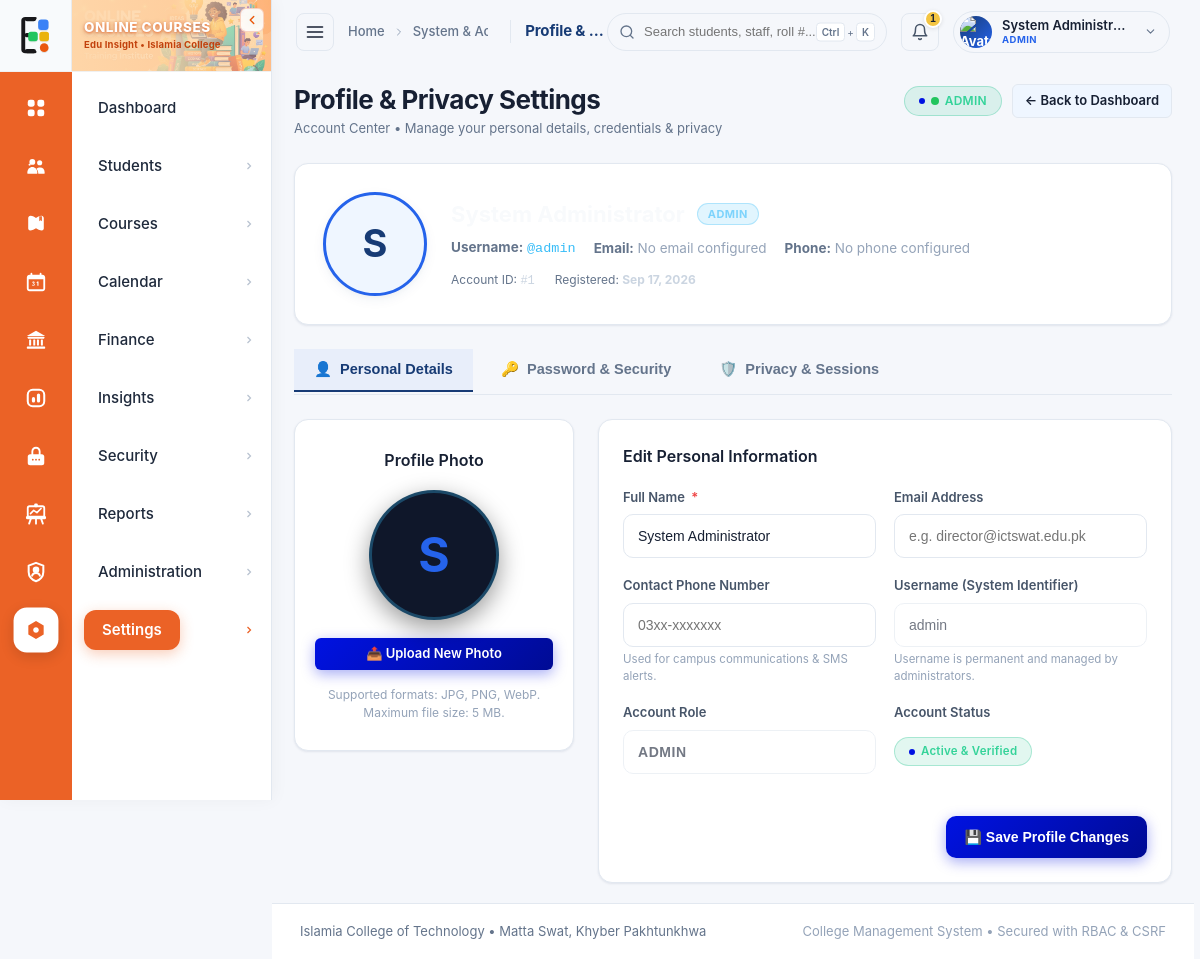
The app's page /profile.php (signed in) with its own data.
### tables this page shows
CREATE TABLE `users` (
    `email` VARCHAR(100) NULL,
    `phone` VARCHAR(30) NULL,
    `must_change_password` TINYINT(1) NOT NULL DEFAULT 0,
    `student_id` INT NULL,
    `profile_photo` VARCHAR(255) NULL,
    `privacy_hide_phone` TINYINT(1) NOT NULL DEFAULT 0,
    `privacy_hide_email` TINYINT(1) NOT NULL DEFAULT 0,
    `last_login_at` DATETIME NULL,
    `last_login_ip` VARCHAR(45) NULL,

    `id` INT AUTO_INCREMENT PRIMARY KEY,
    `username` VARCHAR(50) NOT NULL UNIQUE,
    `password_hash` VARCHAR(255) NOT NULL,
    `full_name` VARCHAR(100) NOT NULL,
    `role` ENUM('admin', 'accountant', 'registrar', 'staff') NOT NULL DEFAULT 'staff',
    `is_active` BOOLEAN NOT NULL DEFAULT TRUE,
    `created_at` TIMESTAMP DEFAULT CURRENT_TIMESTAMP,
    `updated_at` TIMESTAMP DEFAULT CURRENT_TIMESTAMP ON UPDATE CURRENT_TIMESTAMP
);

### profile.php (the view, shortened to what the rows shown need)
<?php
require_once __DIR__ . '/includes/auth.php';
$pdo = Database::getConnection();
$sessionUser = getCurrentUser();
$userId = (int)$sessionUser['id'];
$activeTab      = isset($_GET['tab']) && in_array($_GET['tab'], ['profile', 'security', 'privacy', 'appearance']) ? $_GET['tab'] : 'profile';
$stmt = $pdo->prepare("SELECT * FROM users WHERE id = ? LIMIT 1");
$stmt->execute([$userId]);
$userData = $stmt->fetch(PDO::FETCH_ASSOC);
$baseUri     = strpos($_SERVER['REQUEST_URI'], '/islamia%20college') !== false ? '/islamia%20college' : '';
$hasPhoto    = !empty($userData['profile_photo']) && file_exists(__DIR__ . '/assets/images/users/' . $userData['profile_photo']);
$photoUrl    = $hasPhoto ? $baseUri . '/assets/images/users/' . htmlspecialchars($userData['profile_photo']) : '';
$initialName = !empty($userData['full_name']) ? strtoupper(substr($userData['full_name'], 0, 1)) : 'U';
require_once __DIR__ . '/includes/header.php';
?>
<div class="page-header">
    <div>
        <h1 class="page-title">Profile &amp; Privacy Settings</h1>
    </div>
    <div style="display:flex;gap:10px;align-items:center;">
        <span class="status-badge badge-active" style="display:inline-flex;align-items:center;gap:6px;padding:6px 14px;font-size:12px;">
            <span style="display:inline-block;width:8px;height:8px;border-radius:50%;background:#22c55e;"></span>
            <?= strtoupper(htmlspecialchars($userData['role'])) ?>
        </span>
        <a href="<?= $baseUri ?>/index.php" class="btn btn-glass btn-sm">← Back to Dashboard</a>
    </div>
</div>
<div class="profile-hero">
    <div class="profile-avatar-box" id="hero-avatar-box">
        <?php if ($hasPhoto): ?>
            <img src="<?= $photoUrl ?>" alt="<?= htmlspecialchars($userData['full_name']) ?>" id="hero-avatar-img">
        <?php else: ?>
            <span class="profile-avatar-placeholder" id="hero-avatar-placeholder"><?= htmlspecialchars($initialName) ?></span>
        <?php endif; ?>
    </div>
    <div style="flex:1;min-width:240px;">
        <div style="display:flex;align-items:center;gap:12px;flex-wrap:wrap;margin-bottom:6px;">
            <h2 style="font-size:22px;font-weight:700;color:#f8fafc;margin:0;">
            </h2>
            <span style="background:rgba(56,189,248,0.15);border:1px solid rgba(56,189,248,0.3);color:#7dd3fc;padding:2px 10px;border-radius:20px;font-size:11px;font-weight:700;letter-spacing:0.04em;">
                <?= strtoupper(htmlspecialchars($userData['role'])) ?>
            </span>
        </div>
        <div style="display:flex;align-items:center;gap:18px;flex-wrap:wrap;color:#94a3b8;font-size:13.5px;margin-bottom:12px;">
            <span><strong style="color:#64748b;">Username:</strong> <code style="color:#38bdf8;font-family:monospace;">@<?= htmlspecialchars($userData['username']) ?></code></span>
            <span><strong style="color:#64748b;">Email:</strong> <?= htmlspecialchars($userData['email'] ?: 'No email configured') ?></span>
            <span><strong style="color:#64748b;">Phone:</strong> <?= htmlspecialchars($userData['phone'] ?: 'No phone configured') ?></span>
        </div>
        <div style="display:flex;align-items:center;gap:20px;flex-wrap:wrap;font-size:12px;color:#64748b;">
            <span>Account ID: <code style="color:#cbd5e1;">#<?= (int)$userData['id'] ?></code></span>
            <span>Registered: <strong style="color:#cbd5e1;"><?= date('M d, Y', strtotime($userData['created_at'])) ?></strong></span>
        </div>
    </div>
</div>
<div id="tab-pane-profile" class="tab-pane <?= $activeTab === 'profile' ? 'active' : '' ?>" style="<?= $activeTab === 'profile' ? '' : 'display:none;' ?>">
    <div class="profile-grid-main">
        <div class="glass-card" style="text-align:center;padding:28px 20px;">
            <div style="position:relative;width:130px;height:130px;margin:0 auto 18px;border-radius:50%;overflow:hidden;background:#0f172a;border:3px solid rgba(56,189,248,0.3);box-shadow:0 8px 24px rgba(0,0,0,0.4);display:flex;align-items:center;justify-content:center;" id="card-avatar-box">
                <?php if ($hasPhoto): ?>
                    <img src="<?= $photoUrl ?>" alt="Avatar" id="card-avatar-img" style="width:100%;height:100%;object-fit:cover;">
                <?php else: ?>
                    <div id="card-avatar-placeholder" style="font-size:48px;font-weight:700;color:var(--primary-light);"><?= htmlspecialchars($initialName) ?></div>
                <?php endif; ?>
            </div>
        </div>
        <div class="glass-card">
            <form method="POST" action="profile.php?tab=profile" enctype="multipart/form-data">
                <div class="profile-form-row">
                    <div class="form-group">
                        <label class="form-label">Full Name <span class="required">*</span></label>
                        <input type="text" name="full_name" class="form-control" required value="<?= htmlspecialchars($userData['full_name']) ?>" placeholder="e.g. Amin Ullah">
                    </div>
                </div>
                <div class="profile-form-row">
                    <div class="form-group">
                        <label class="form-label">Username (System Identifier)</label>
                        <input type="text" class="form-control" value="<?= htmlspecialchars($userData['username']) ?>" disabled style="opacity:0.6;cursor:not-allowed;">
                        <span style="font-size:11.5px;color:var(--text-dim);margin-top:4px;display:block;">Username is permanent and managed by administrators.</span>
                    </div>
                </div>
                <div class="profile-form-row">
                    <div class="form-group">
                        <label class="form-label">Account Role</label>
                        <input type="text" class="form-control" value="<?= strtoupper(htmlspecialchars($userData['role'])) ?>" disabled style="opacity:0.6;cursor:not-allowed;text-transform:uppercase;font-weight:700;letter-spacing:0.04em;">
                    </div>
                </div>
            </form>
        </div>
    </div>
</div>
<?php require_once __DIR__ . '/includes/footer.php'; ?>

### includes/header.php (shortened to what the rows shown need)
<?php
require_once __DIR__ . '/auth.php';
$currentUser = getCurrentUser();
$baseUri = strpos($_SERVER['REQUEST_URI'], '/islamia%20college') !== false ? '/islamia%20college' : '';
?>
<!DOCTYPE html>
<html lang="en">
<head>
    <link rel="stylesheet" href="<?= $baseUri ?>/assets/css/futuristic_glass.css">
    <link rel="stylesheet" href="<?= $baseUri ?>/assets/css/edu_sidebar.css">
    <link rel="stylesheet" href="<?= $baseUri ?>/assets/css/print.css">
</head>
<body>
<div class="app-container">
    <div class="app-main">
        <header class="app-header">
            <div class="header-right">
                <div class="user-profile-container" id="user-profile-dropdown-wrap">
                    <div class="user-profile-pill" id="user-profile-toggle" title="Account Settings &amp; Privacy">
                        <div class="user-info">
                            <span class="user-name"><?= htmlspecialchars($currentUser['full_name']) ?></span>
                            <span class="user-role-badge"><?= strtoupper(htmlspecialchars($currentUser['role'])) ?></span>
                        </div>
                    </div>
                </div>
            </div>
        </header>
        <main class="page-content">

### records on screen
users: full_name "System Administr…", role "ADMIN", full_name "S", username "admin", email "No email configured", phone "No phone configured", id "1", created_at "Sep 17, 2026", full_name "System Administrator"

### other values on screen
$item['label'] "Dashboard"
$item['label'] "Students"
$item['label'] "Courses"
$item['label'] "Calendar"
$item['label'] "Finance"
$item['label'] "Insights"
$item['label'] "Security"
$item['label'] "Reports"
$item['label'] "Administration"
$item['label'] "Settings"
$crumb['label'] "Home"
$crumb['label'] "System &…"
$pageTitle "Profile &…"
$notifCount "1"
